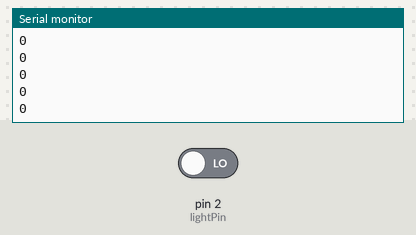
Recording of a sketch running on a simulated Arduino Uno, built with avr-gcc and run on an emulated ATmega328P. Shown: the last lines printed to the serial monitor. Inputs (shaded band) come from the test bench; at power-on: pin 2 (lightPin) LOW.

Above: at 1.2 s.
1.3 s: pin 2 (lightPin) driven HIGH
At 2.0 s:
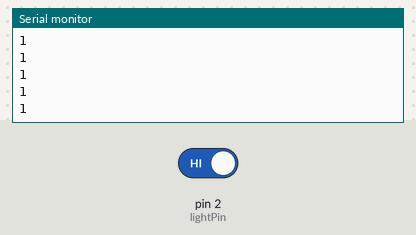
2.8 s: pin 2 (lightPin) driven LOW
At 3.3 s:
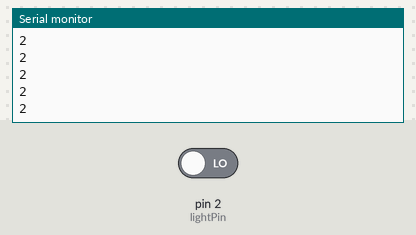
Timing chart, 0 to 5.8 s (numbered marks = the images above; inputs shaded):
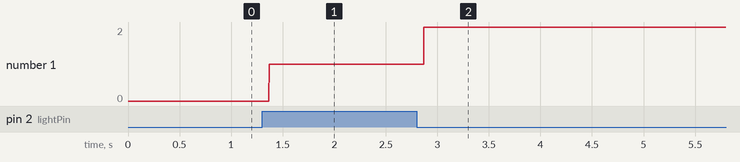

Measured:
- after the input at 1.3 s, the serial monitor: prints a new line after 0.07 s (image 1)
- after the input at 2.8 s, the serial monitor: prints a new line after 0.07 s (image 2)
- plotted number 1: 0 → 1 after the input at 1.3 s, 1 → 2 after the input at 2.8 s

The sketch:

encoders.ino
```cpp
const int lightPin = 2;
int previousValue;
int currentValue;
int voltage = 200; //voltage to set motor speed
int encoderCount = 0;
bool repeat;
void setup() {
  // put your setup code here, to run once:
  pinMode(lightPin, INPUT);
  currentValue = digitalRead(lightPin);
  Serial.begin(9600);
}

void loop() {
  // put your main code here, to run repeatedly:
  previousValue = currentValue;
  currentValue = digitalRead(lightPin);
  repeat = previousValue == currentValue;
  if(!repeat){
    encoderCount++;
  }
  Serial.println(encoderCount);
}
```
